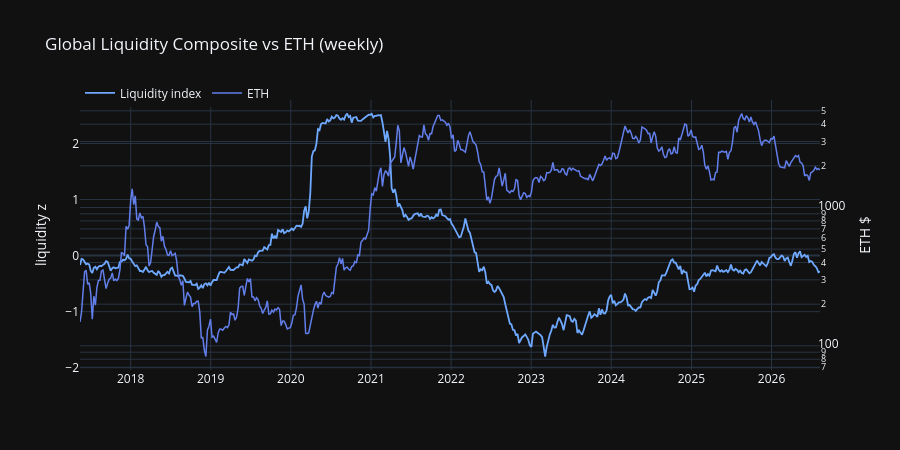

Here is the notebook cell this chart was saved with:
### Markdown cell above
## 3. Macro regime features + Global Liquidity Index

**L = z(M2 growth) + z(Fed BS growth) − z(Δreal 10y)** — retargeted to ETH weekly returns.

### Code cell
def z_expr(col: str) -> pl.Expr:
    return (pl.col(col) - pl.col(col).mean()) / (pl.col(col).std() + 1e-12)

macro = macro_weekly.with_columns(
    (pl.col("DGS10") - pl.col("T10YIE")).alias("real_10y"),
    (pl.col("DGS10") - pl.col("DGS2")).alias("curve_10y_2y"),
).with_columns(
    (np.log(pl.col("M2SL")) - np.log(pl.col("M2SL")).shift(LIQ_LOOKBACK)).alias("m2_grow_yoy"),
    (np.log(pl.col("WALCL")) - np.log(pl.col("WALCL")).shift(LIQ_LOOKBACK)).alias("fedbs_grow_yoy"),
    (pl.col("real_10y") - pl.col("real_10y").shift(LIQ_LOOKBACK)).alias("real_rate_delta"),
    (pl.col("real_10y") - pl.col("real_10y").shift(MOM_LOOKBACK)).alias("real_10y_mom"),
    (pl.col("curve_10y_2y") - pl.col("curve_10y_2y").shift(MOM_LOOKBACK)).alias("curve_mom"),
    (np.log(pl.col("DTWEXBGS")) - np.log(pl.col("DTWEXBGS")).shift(MOM_LOOKBACK)).alias("dxy_mom"),
    (pl.col("VIXCLS") - pl.col("VIXCLS").shift(MOM_LOOKBACK)).alias("vix_mom"),
).with_columns(
    (pl.col("m2_grow_yoy") - pl.col("m2_grow_yoy").shift(MOM_LOOKBACK)).alias("m2_grow_mom"),
)

macro = macro.join(
    eth_weekly.select("week", "close", "log_close", "wk_return", "log_drawdown", "volume"),
    left_on="date", right_on="week", how="left",
)
if oi_weekly is not None:
    macro = macro.join(oi_weekly, left_on="date", right_on="week", how="left")
# Prefer growth features when available; fall back to levels if lookback exceeds history
_need = ["close", "real_10y"]
if macro["m2_grow_yoy"].drop_nulls().len() >= 4:
    _need.append("m2_grow_yoy")
macro = macro.drop_nulls(subset=_need)
if macro.height < 4:
    raise RuntimeError(
        f"Insufficient ETH/macro overlap ({macro.height} rows). "
        "Backfill more daily history: uv run ccquant sync backfill --interval 1d --force"
    )

if "m2_grow_yoy" in _need:
    macro = macro.with_columns(
        (z_expr("m2_grow_yoy") + z_expr("fedbs_grow_yoy") - z_expr("real_rate_delta")).alias("liq_raw")
    )
else:
    # Ultra-short history: level-based liquidity proxy
    macro = macro.with_columns(
        (z_expr("M2SL") + z_expr("WALCL") - z_expr("real_10y")).alias("liq_raw")
    )

_liq = macro["liq_raw"].drop_nulls()
mu, sd = float(_liq.mean()), float(_liq.std() or 1.0)
macro = macro.with_columns(
    ((pl.col("liq_raw") - mu) / (sd if sd > 1e-12 else 1.0)).alias("liq_index"),
).with_columns(
    (pl.col("liq_index") - pl.col("liq_index").shift(MOM_LOOKBACK)).alias("liq_mom"),
).with_columns(
    ((pl.col("liq_mom") > 0).cast(pl.Int8)).alias("regime"),
)

fig = go.Figure()
fig.add_trace(go.Scatter(x=macro["date"], y=macro["liq_index"], name="Liquidity index",
                         line=dict(color="#6ea8ff", width=1.8), yaxis="y"))
fig.add_trace(go.Scatter(x=macro["date"], y=macro["close"], name="ETH",
                         line=dict(color=ETH_COLOR, width=1.5), yaxis="y2"))
fig.update_layout(
    title="Global Liquidity Composite vs ETH (weekly)",
    template="plotly_dark", height=450,
    yaxis=dict(title="liquidity z"),
    yaxis2=dict(title="ETH $", overlaying="y", side="right", type="log"),
    legend=dict(orientation="h", y=1.08),
)
fig.show()
print(f"corr(liq_index, log ETH) = {float(macro.select(pl.corr('liq_index', 'log_close')).item()):.3f}")
print(f"Merged macro+ETH: {macro.shape}  {macro['date'].min()} -> {macro['date'].max()}")

### Figure 1 — Plotly figure (JSON) as saved in the notebook; plotly's stock layout.template omitted (floating-point values rounded to 4 significant figures; data arrays with more than 128 entries replaced by an {"elided": "..."} marker saying what was removed)
{"data": [{"line": {"color": "#6ea8ff", "width": 1.8}, "name": "Liquidity index", "type": "scatter", "x": {"elided": "483 str values"}, "y": {"elided": "483 float values"}, "yaxis": "y"}, {"line": {"color": "#627EEA", "width": 1.5}, "name": "ETH", "type": "scatter", "x": {"elided": "483 str values"}, "y": {"elided": "483 float values"}, "yaxis": "y2"}], "layout": {"height": 450, "legend": {"orientation": "h", "y": 1.08}, "title": {"text": "Global Liquidity Composite vs ETH (weekly)"}, "yaxis": {"title": {"text": "liquidity z"}}, "yaxis2": {"overlaying": "y", "side": "right", "title": {"text": "ETH $"}, "type": "log"}}}
